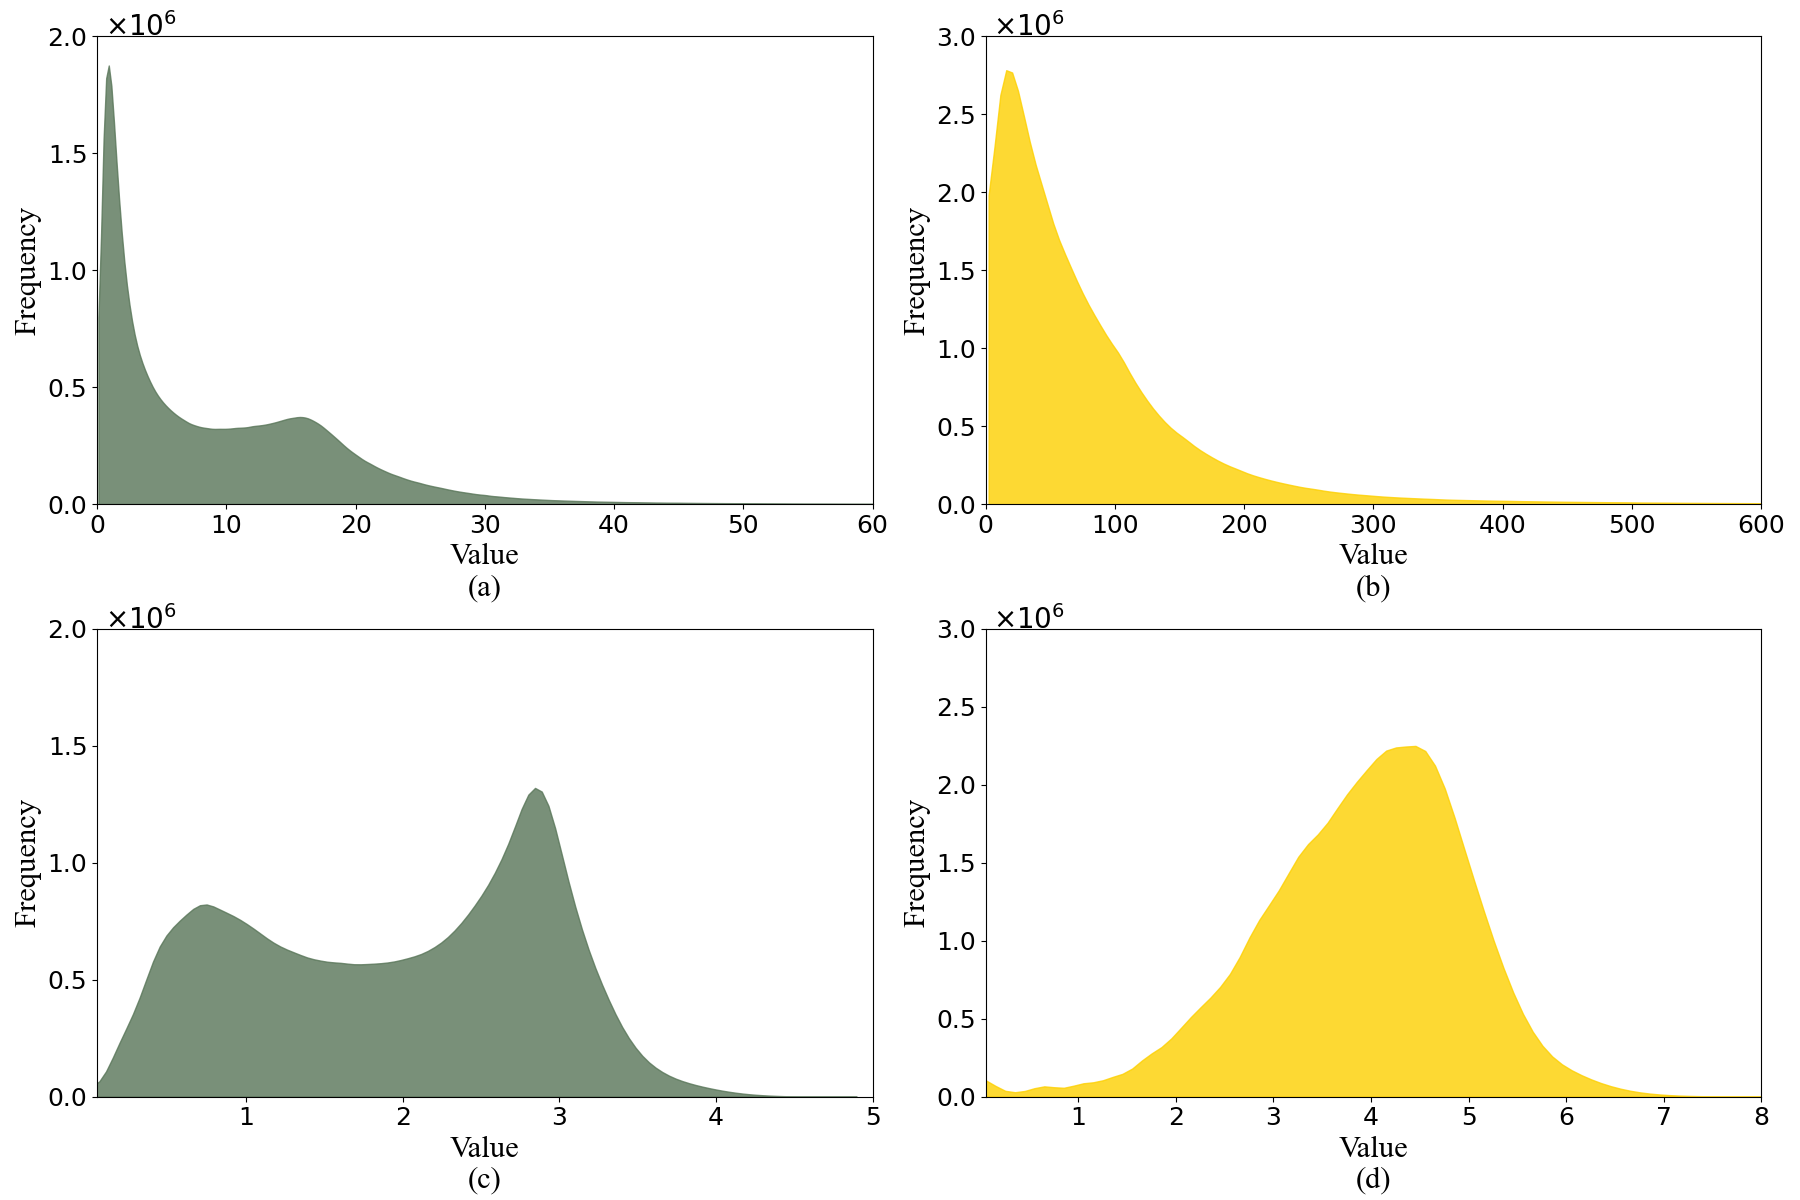

The script that saved this image:
import pandas as pd
import matplotlib.pyplot as plt
from matplotlib import ticker
import numpy as np
from scipy.ndimage import gaussian_filter1d


def y_axis_formatter(x, pos):
    return '{:1.1f}'.format(x / 1e6)


# load data
df1 = pd.read_csv('6.21.csv')
df2 = pd.read_csv('6.13.csv')

# choose data
df1 = df1[(df1['qc'] <= 100) & (df1['qc'] >= 0) & (df1['fs'] <= 1000) & (df1['fs'] >= 0)]
df2 = df2[(df2['qc'] <= 5) & (df2['qc'] >= 0) & (df2['fs'] <= 10) & (df2['fs'] >= 0)]

fig, axes = plt.subplots(2, 2, figsize=(18, 12))


# plot frequency distribution curve and fill
def plot_freq_distribution(ax, data, bins, color):
    counts, bin_edges = np.histogram(data, bins=bins)
    bin_centers = (bin_edges[:-1] + bin_edges[1:]) / 2

    smoothed_counts = gaussian_filter1d(counts, sigma=1.2)

    ax.plot(bin_centers, smoothed_counts, color=color, alpha=0)
    ax.fill_between(bin_centers, smoothed_counts, color=color, alpha=0.8)


plot_freq_distribution(axes[0, 0], df1['qc'], bins=500, color='#587558')
plot_freq_distribution(axes[0, 1], df1['fs'], bins=220, color='#fdd000')
plot_freq_distribution(axes[1, 0], df2['qc'], bins=115, color='#587558')
plot_freq_distribution(axes[1, 1], df2['fs'], bins=85, color='#fdd000')

# add text annotation
annotations = ['(a)', '(b)', '(c)', '(d)']
for i, ax in enumerate(axes.flat):
    ax.text(0.5, -0.195, annotations[i], transform=ax.transAxes, fontsize=22, fontname='Times New Roman', ha='center')

# set axis range
axes[0, 0].set_xlim([0, 60])
axes[0, 1].set_xlim([0, 600])
axes[1, 0].set_xlim([0.05, 5])
axes[1, 1].set_xlim([0.05, 8])
axes[0, 0].set_ylim([0, 2e6])
axes[0, 1].set_ylim([0, 3e6])
axes[1, 0].set_ylim([0, 2e6])
axes[1, 1].set_ylim([0, 3e6])

# set scientific notation
for ax in axes.flat:
    ax.set_xlabel('Value', fontsize=22, fontname='Times New Roman')
    ax.set_ylabel('Frequency', fontsize=22, fontname='Times New Roman')
    ax.yaxis.set_major_formatter(plt.FuncFormatter(y_axis_formatter))
    ax.yaxis.set_major_locator(ticker.MultipleLocator(0.5e6))
    ax.tick_params(axis='both', which='major', labelsize=18, labelcolor='black')
    ax.annotate(r'$\times10^6$', xy=(0.01, 1.05), xycoords='axes fraction', fontsize=20,
                fontname='Times New Roman', ha='left', va='top')

plt.tight_layout()
plt.savefig('fig4.png')
plt.show()
